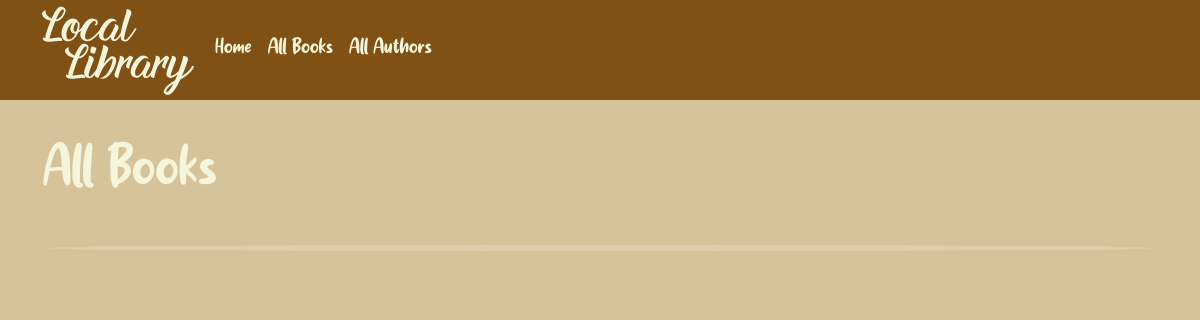
Before: /catalog/books/ with the older database file.
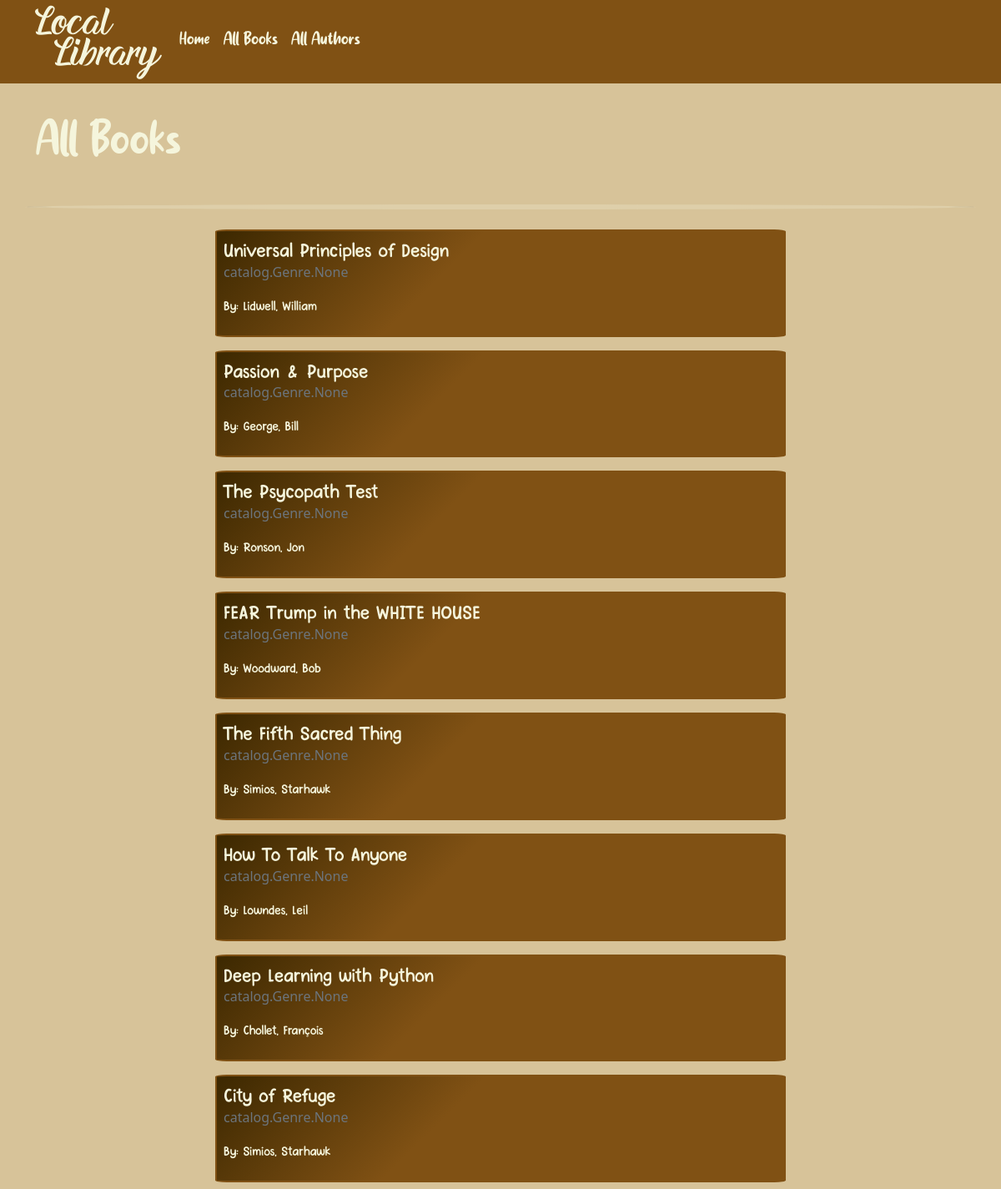
After: the same page with the newer database file.
### catalog/models.py (models this page shows, shortened)
class Book(models.Model):
    title = models.CharField(max_length=150)
    author = models.ForeignKey('Author', on_delete=models.SET_NULL, null=True)
    summary = models.TextField(null=False, help_text="Enter a description of the book")
    isbn = models.CharField('ISBN',max_length=13, unique=True, help_text='13 Character <a href="https://www.isbn-international.org/content/what-isbn">ISBN number</a>')
    genre = models.ManyToManyField(Genre, help_text="Select a genre for this book")
    def display_genre(self):
        """Create a string for the Genre. This is required to display genre in Admin."""
        return ', '.join(genre.name for genre in self.genre.all()[:3])
    display_genre.short_description = 'Genre'

class Author(models.Model):
    first_name = models.CharField(max_length=100)
    last_name = models.CharField(max_length=100)
    date_of_birth = models.DateField(null=True, blank=True)
    date_of_death = models.DateField('Died', null=True, blank=True)
    class Meta:
        ordering = ['last_name', 'first_name']
    def __str__(self):
        return f'{self.last_name}, {self.first_name}'

### catalog/views.py (the view)
# urls.py: path('books/', views.BookListView.as_view(), name="books")
class BookListView(generic.ListView):
    model = Book

### catalog/templates/catalog/book_list.html (shortened to what this page needs)
{% extends 'base.html' %}
{% block content %}
<h1 class="heading">All Books</h1>
<hr class="divider-1">
{% if book_list %}
    {% for book in book_list %}
        <div class="outer">
            <div class="col-12 book-card my-2 p-2">
                <h4 class="service-name"><a href="" class="book-title">{{ book.title }}</a></h4>
                <p class="text-muted">{{book.genre}}</p>
                <p class="hero-p">By: {{book.author}}</p>
            </div>
        </div>
    {% endfor %}
{% endif %}
{% endblock %}

### catalog/templates/base.html (shortened to what this page needs)
<!DOCTYPE html>
<html>
    <head>
        <link href="https://cdn.jsdelivr.net/npm/bootstrap@5.1.3/dist/css/bootstrap.min.css" rel="stylesheet">
        {% load static %}
        <link rel="stylesheet" href="{% static 'css/styles.css' %}">
     </head>
     <body>
         {% block navbar %}
         <nav class="navbar navbar-expand-lg navbar-dark page-nav">
             <div class="container">
                 <a href="#" class="navbar-brand brand-header"><img src="" alt="">Local<br>&ensp;Library</a>
                <div class="collapse navbar-collapse" id="navbarSupportedContent">
                    <ul id="navbar-items" class="navbar-nav me-auto">
                        <li class="nav-item "><a href="" class="nav-link ni">Home</a></li>
                        <li class="nav-item "><a href="{% url 'books' %}" class="nav-link ni">All Books</a></li>
                        <li class="nav-item "><a href="" class="nav-link ni">All Authors</a></li>
                    </ul>
            </div>
         </nav>
        {% endblock %}
         <div class="container">
             <div class="row">
                {% block content %}
                {% endblock %}
             </div>
         </div>
     </body>
</html>

### catalog/static/css/styles.css (style rules this page uses)
a { text-decoration: none; }
body { background-color: rgba(155, 106, 0, 0.4); }
.page-nav { background-color: rgb(128, 81, 20); }
.brand-header { font-family: 'Breakfast', 'sans-serif'; line-height: 0.8em; font-size: 46px; color: beige !important; }
.heading { margin : 3% 0; font-family: 'Creamy', 'sans-serif'; font-size: 4em; color: beige; }
ul#navbar-items > li > a.ni { color: beige; font-family: 'Creamy', 'cursive'; font-size: 24px; }
ul#navbar-items { margin-bottom: 1px; }
p.hero-p { font-family: 'PinkChickenRegular', 'cursive'; color: beige; }
.service-name { font-family: 'PinkChickenRegular', 'cursive'; color: rgb(201, 201, 201); margin : 0; }
.divider-1 { border: 3px solid beige; border-radius: 50%; }
.book-card { background: rgb(128,81,20); background: linear-gradient(315deg, rgba(128,81,20,1) 60%, rgba(62,41,1,1) 99%); border: 2px solid rgb(128, 81, 20); border-radius: 2%; }
.book-title { color: beige; }
.outer { padding: 0 20%; }

Changed rows visible on the page:
added Book: title "Universal Principles of Design", genre "catalog.Genre.None", author "Lidwell, William"
added Book: title "Passion & Purpose", genre "catalog.Genre.None", author "George, Bill"
added Book: title "The Psycopath Test", genre "catalog.Genre.None", author "Ronson, Jon"
added Book: title "FEAR Trump in the WHITE HOUSE", genre "catalog.Genre.None", author "Woodward, Bob"
added Book: title "The Fifth Sacred Thing", genre "catalog.Genre.None", author "Simios, Starhawk"
added Book: title "How To Talk To Anyone", genre "catalog.Genre.None", author "Lowndes, Leil"
added Book: title "Deep Learning with Python", genre "catalog.Genre.None", author "Chollet, François"
added Book: title "City of Refuge", genre "catalog.Genre.None", author "Simios, Starhawk"
